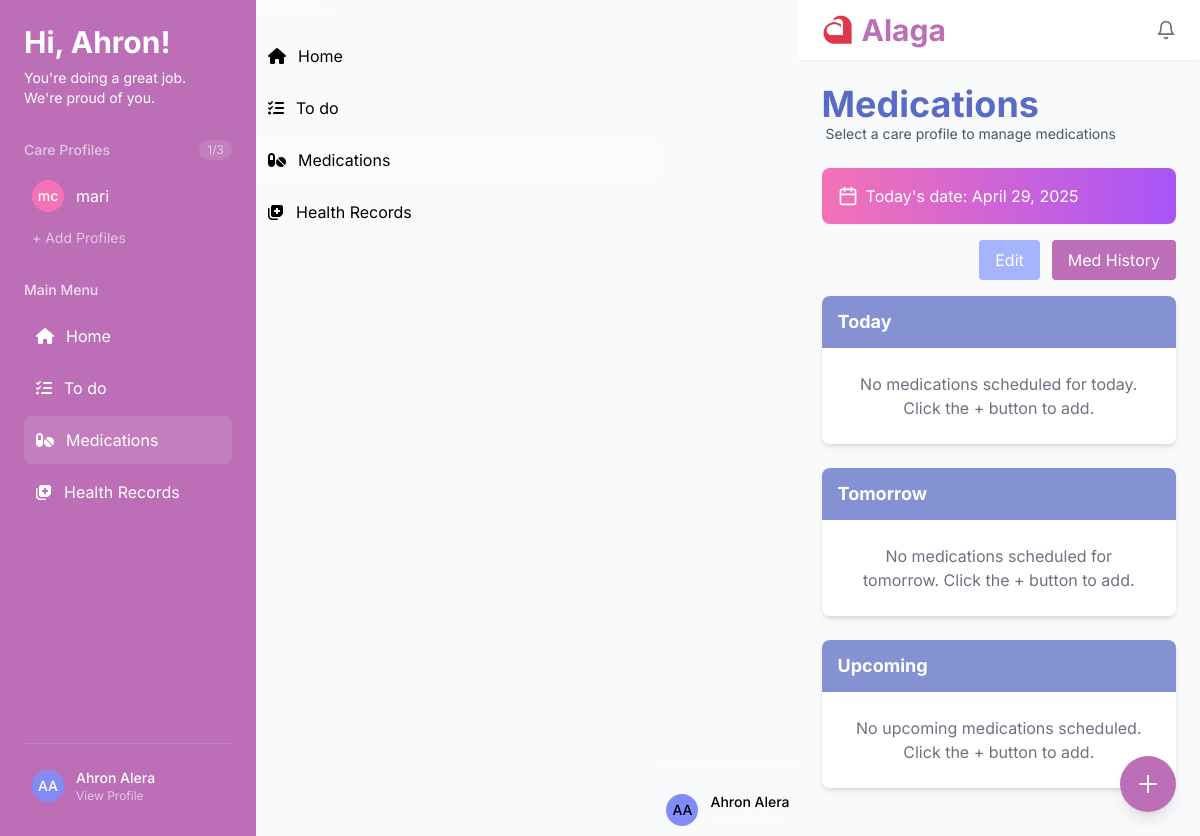
Page /medications (signed in) on the earlier database version.
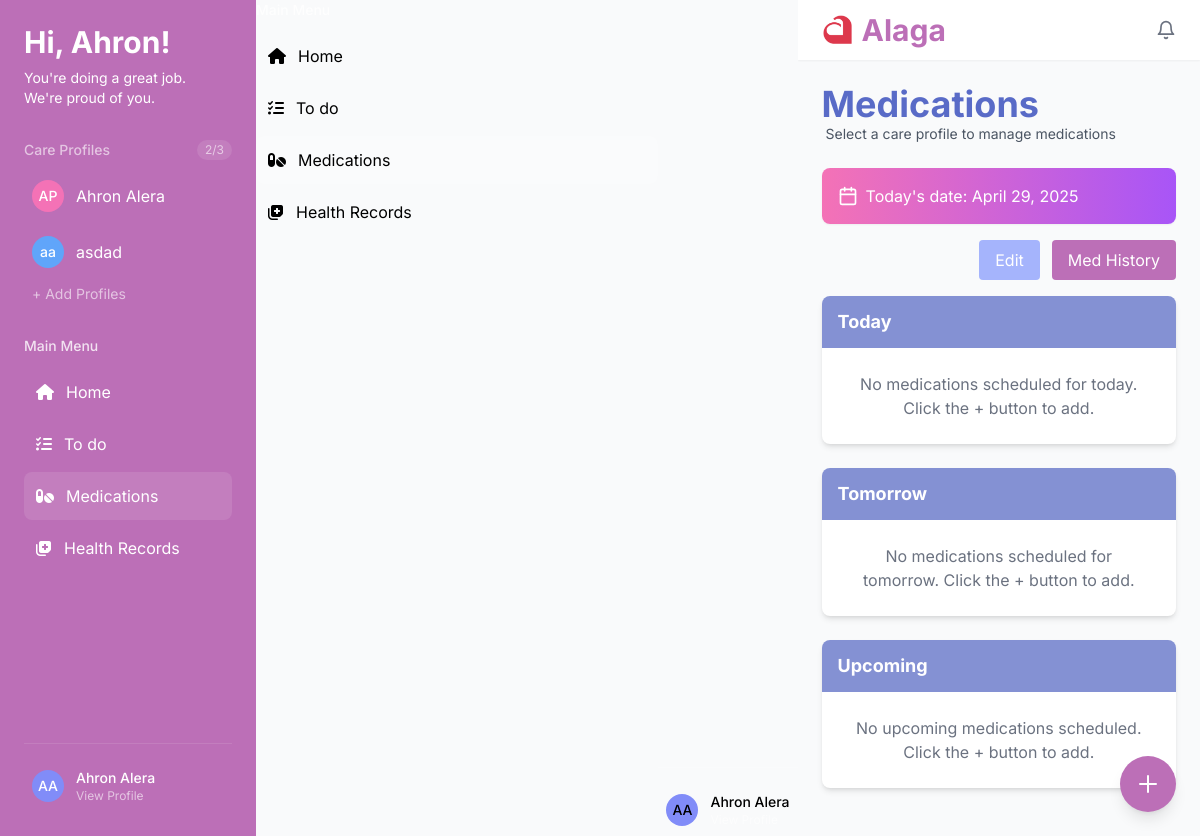
Same page on the later database version.
### app.py (models this page shows)
class CareProfile(db.Model):
    id = db.Column(db.Integer, primary_key=True)
    care_recipient = db.Column(db.String(50), nullable=False)  # who you care for
    relationship = db.Column(db.String(50), nullable=False)    # relationship to them
    user_id = db.Column(db.Integer, db.ForeignKey('user.id'), nullable=False)
    medications = db.relationship('Medication', backref='care_profile', lazy=True, cascade="all, delete-orphan")

### app.py (the view)
@app.route('/medications', methods=['GET'])
@login_required
def medications():
    profiles = CareProfile.query.filter_by(user_id=current_user.id).all()
    profile_id = session.get('active_profile_id')
    active_profile = None
    if profile_id:
        active_profile = CareProfile.query.get(profile_id)
    fullname = current_user.fullname
    initials = get_initials(fullname)
    return render_template('medications.html', fullname=fullname, initials=initials, profiles=profiles, active_profile=active_profile)

### app.py (called while the page is built)
@login_manager.user_loader
def load_user(user_id):
    return User.query.get(int(user_id))

@app.context_processor
def utility_processor():
    return dict(get_initials=get_initials)

def get_initials(name):
    parts = name.strip().split()
    initials = ''.join([p[0].upper() for p in parts if p])
    return initials

### templates/medications.html (shortened to what the changed rows need)
<!doctype html>
<html lang="en">
  <head>
    <script src="https://cdn.tailwindcss.com"></script>
    <link rel="stylesheet" href="https://cdnjs.cloudflare.com/ajax/libs/font-awesome/6.5.0/css/all.min.css">
  </head>
  <body class="min-h-screen bg-gray-50 font-[Inter]">
    <div class="flex h-screen relative">
      {% include 'includes/sidebar.html' %}
        <nav class="flex-1">
          <h2 class="text-white/80 text-sm font-medium mb-3">Main Menu</h2>
        </nav>
      <div class="flex-1 flex flex-col overflow-hidden">
        {% include 'includes/header.html' %}
        <main class="flex-1 overflow-auto p-6" id="main-content">
            <div class="mb-6">
              <div class="mb-2">
                <h2 class="text-4xl font-bold text-[#596BC7]">Medications</h2>
              </div>
            </div>
        </main>
      </div>
    </div>
  </body>
</html>

### templates/includes/sidebar.html
<aside id="sidebar" class="sidebar fixed md:static w-64 flex-shrink-0 bg-[#BC6FB7] text-white p-6 flex flex-col h-full z-30">
    <div class="flex flex-col items-start mb-8">
      <h1 class="text-3xl font-bold font-montserrat">Hi, {{ fullname.split()[0] }}! </h1>
      <p class="text-white-600 text-sm mt-2">You're doing a great job. <br> We're proud of you.</p>
    </div>
    <div class="mb-8">
      <div class="flex items-center justify-between mb-3">
        <h2 class="text-white/60 text-sm font-medium">Care Profiles</h2>
        <span class="text-xs text-white/60 bg-white/10 px-2 py-0.5 rounded-full">{{ profiles|length }}/3</span>
      </div>
      <div class="space-y-2">
        {% for profile in profiles %}
          <form action="{{ url_for('switch_profile', profile_id=profile.id) }}" method="post">
            <button type="submit" class="w-full flex items-center space-x-3 {% if session.get('active_profile_id')|int == profile.id %}bg-white/10{% endif %} rounded-lg p-2 hover:bg-white/20 transition">
              <div class="w-8 h-8 rounded-full
                {% if loop.index % 3 == 0 %}bg-green-400{% elif loop.index % 3 == 1 %}bg-pink-400{% else %}bg-blue-400{% endif %}
                flex items-center justify-center font-medium text-sm">
                {{ profile.care_recipient[:1] }}{{ profile.relationship[:1] }}
              </div>
              <span>{{ profile.care_recipient }}</span>
            </button>
          </form>
        {% endfor %}
      </div>
      {% if profiles|length < 3 %}
        <a href="{{ url_for('care_profiles') }}" class="w-full block text-sm text-white/60 hover:text-white mt-2 text-left pl-2"> + Add Profiles </a>
      {% else %}
        <a href="{{ url_for('care_profiles')}}" class="w-full block text-sm text-white/60 hover:text-white mt-2 text-left pl-2"> View Care Profiles </a>
      {% endif %}
    </div>
    <nav class="flex-1">
      <h2 class="text-white/80 text-sm font-medium mb-3">Main Menu</h2>
      <div class="space-y-1">
        <a href="{{ url_for('dashboard') }}" class="flex items-center space-x-3 {% if request.endpoint == 'dashboard' %}bg-white/10{% endif %} rounded-lg p-3 hover:bg-white/20 dark:hover:bg-white/30 transition">
          <i class="fa-solid fa-house"></i><span>Home</span>
        </a>
        <a href="{{ url_for('todo') }}" class="flex items-center space-x-3 {% if request.endpoint == 'todo' %}bg-white/10{% endif %} rounded-lg p-3 hover:bg-white/10 transition">
          <i class="fa-solid fa-list-check"></i>
          <span>To do</span>
        </a>
        <a href="{{ url_for('medications') }}" class="flex items-center space-x-3 {% if request.endpoint == 'medications' %}bg-white/10{% endif %} rounded-lg p-3 hover:bg-white/10 transition">
          <i class="fa-solid fa-pills"></i>
          <span>Medications</span>
        </a>
        <a href="{{ url_for('health_records') }}" class="flex items-center space-x-3 {% if request.endpoint == 'health_records' %}bg-white/10{% endif %} rounded-lg p-3 hover:bg-white/10 dark:hover:bg-white/20 transition">
          <i class="fa-solid fa-notes-medical"></i><span>Health Records</span>
        </a>
      </div>
    </nav>
    <div class="mt-auto pt-4 border-t border-white/10">
      <a href="{{ url_for('view_profile') }}" class="w-full flex items-center space-x-3 {% if request.endpoint == 'view_profile' %}bg-white/10{% endif %} rounded-lg p-2 hover:bg-white/10 transition">
        <div class="w-8 h-8 rounded-full bg-indigo-400 flex items-center justify-center font-medium text-sm">{{ initials }}</div>
        <div class="text-left">
          <div class="text-sm font-medium">{{ fullname }}</div>
          <div class="text-xs text-white/60">View Profile</div>
        </div>
      </a>
    </div>
  </aside>

Differences in the rows shown:
removed CareProfile: care_recipient "m", relationship "c", care_recipient "mari"
added CareProfile: care_recipient "A", relationship "P", care_recipient "Ahron Alera"
added CareProfile: care_recipient "a", relationship "a", care_recipient "asdad"
Other differences:
{{ profiles|length }}: "1" → "2"
